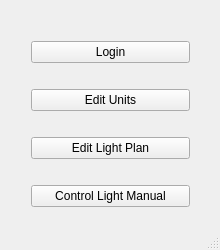
<?xml version="1.0" encoding="UTF-8"?>
<ui version="4.0">
 <class>MainWindow</class>
 <widget class="QMainWindow" name="MainWindow">
  <property name="geometry">
   <rect>
    <x>0</x>
    <y>0</y>
    <width>220</width>
    <height>250</height>
   </rect>
  </property>
  <property name="minimumSize">
   <size>
    <width>220</width>
    <height>250</height>
   </size>
  </property>
  <property name="maximumSize">
   <size>
    <width>220</width>
    <height>250</height>
   </size>
  </property>
  <property name="windowTitle">
   <string>uiDemo</string>
  </property>
  <widget class="QWidget" name="centralWidget">
   <widget class="QWidget" name="layoutWidget">
    <property name="geometry">
     <rect>
      <x>20</x>
      <y>10</y>
      <width>181</width>
      <height>231</height>
     </rect>
    </property>
    <layout class="QVBoxLayout" name="verticalLayout">
     <item>
      <widget class="QPushButton" name="button_Login">
       <property name="text">
        <string>Login</string>
       </property>
      </widget>
     </item>
     <item>
      <widget class="QPushButton" name="button_editunits">
       <property name="text">
        <string>Edit Units</string>
       </property>
      </widget>
     </item>
     <item>
      <widget class="QPushButton" name="button_controllight">
       <property name="text">
        <string>Edit Light Plan</string>
       </property>
      </widget>
     </item>
     <item>
      <widget class="QPushButton" name="lightmanual">
       <property name="text">
        <string>Control Light Manual</string>
       </property>
      </widget>
     </item>
    </layout>
   </widget>
  </widget>
  <widget class="QStatusBar" name="statusBar"/>
 </widget>
 <layoutdefault spacing="6" margin="11"/>
 <resources/>
 <connections/>
</ui>
